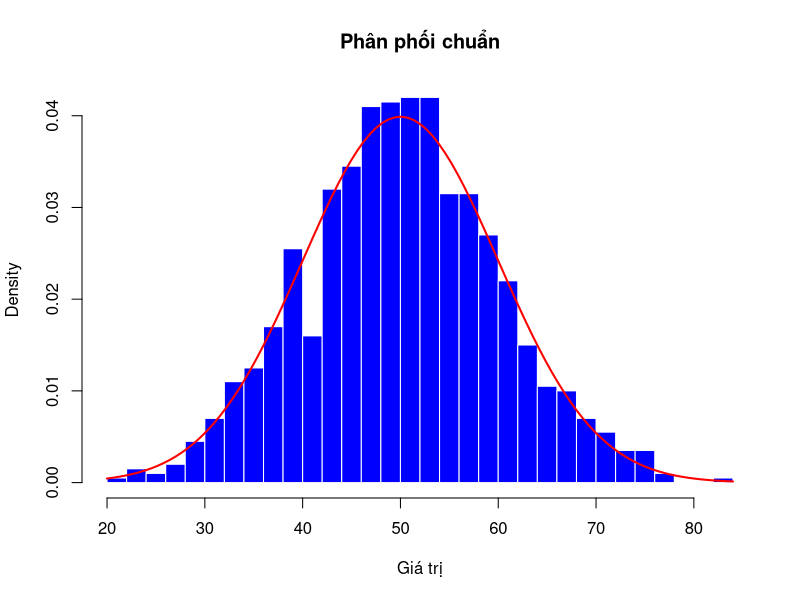
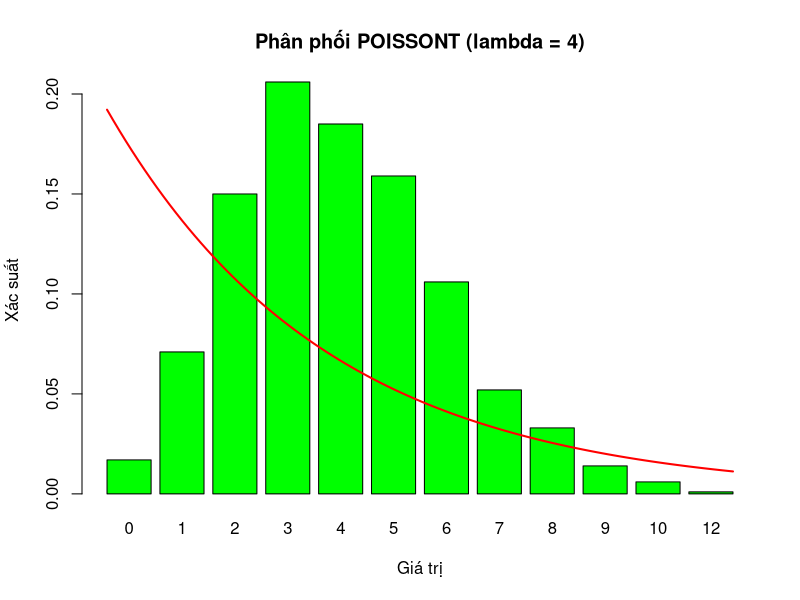
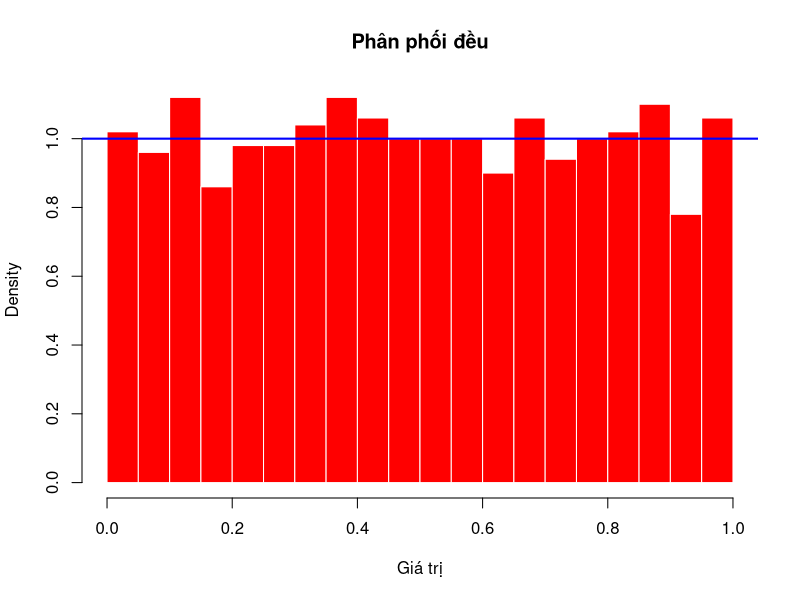
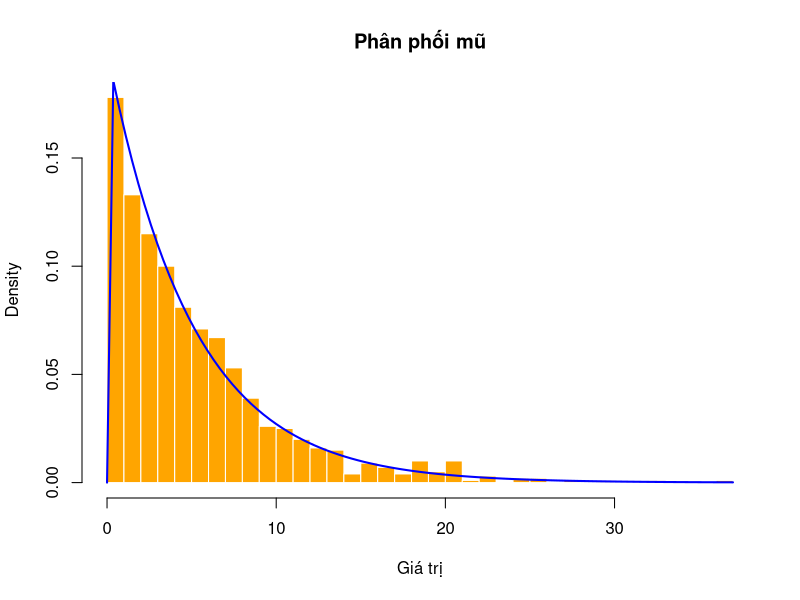

These figures' R source, in order:
# Phân phối xác suất

# 3.1 Các loại phân phối phổ biến
# 3.1.1 Phân phối chuẩn Normol Distribution

set.seed(123)
normal_sample <- rnorm(n=1000, mean=50, sd =10)

hist(normal_sample, breaks = 30, main = "Phân phối chuẩn",
     xlab = "Giá trị", col="blue", border="white",
     prob=TRUE)

# Thêm đường cong mật độ
curve(dnorm(x, mean=50, sd=10), col="red", lwd=2, add=TRUE)

# 3.1.2 Phân phối Poisson

set.seed(123)
poisson_sample <- rpois(1000, lambda=4)
barplot( table(poisson_sample) / length(poisson_sample),
         main = "Phân phối POISSONT (lambda = 4)",
         xlab = "Giá trị", ylab="Xác suất", col="green")
curve(dexp(x, rate=0.2), col="red", lwd=2, add=TRUE)

# 3.1.3. Phân phối đều (Uniform Distribution)
# Trong phân phối đều, tất cả các giá trị trong 
# khoảng có xác suất xuất hiện bằng nhau. 
# Nó được mô tả bởi hai tham số: 
# giá trị nhỏ nhất (min) và giá trị lớn nhất (max).
# Tạo mẫu từ phân phối đều
set.seed(123)
uniform_sample <- runif(n = 1000, min = 0, max = 1)

# Vẽ histogram
hist(uniform_sample, breaks = 30, main = "Phân phối đều",
     xlab = "Giá trị", col = "red", border = "white",
     prob = TRUE)

# Thêm đường lý thuyết
abline(h = 1, col = "blue", lwd = 2)


# 3.1.4. Phân phối mũ (Exponential Distribution)
# Phân phối mũ thường được sử dụng để mô tả thời
# gian giữa các sự kiện xảy ra theo quy luật mũ. 
# Nó được mô tả bởi một tham số: tỷ lệ (rate).
# Tạo mẫu từ phân phối mũ
set.seed(123)
exponential_sample <- rexp(n = 1000, rate = 0.2)

# Vẽ histogram
hist(exponential_sample, breaks = 30, main = "Phân phối mũ",
     xlab = "Giá trị", col = "orange", border = "white",
     prob = TRUE)

# Thêm đường lý thuyết
curve(dexp(x, rate = 0.2), col = "blue", lwd = 2, add = TRUE)

# Chọn Mẫu Ngẫu Nhiên
# Chọn mẫu ngẫu nhiên đóng một vai trò cực kỳ quan trọng trong nghiên cứu thống kê và phân tích dữ liệu. Đây là một phương pháp cần thiết để đảm bảo rằng mẫu được thu thập có khả năng đại diện chính xác cho tổng thể quần thể mà không gặp phải sự thiên lệ.
# Tạo một vector từ 1 đến 10
numbers <- 1:100

# Chọn 5 số ngẫu nhiên
random_sample <- sample(numbers, size = 5)
print("Mẫu ngẫu nhiên cơ bản:")
random_sample

# 4.3.2. Chọn mẫu với thay thế
# Khi chọn mẫu với thay thế, mỗi phần tử có thể được chọn nhiều lần:
random_sample <- sample(numbers, size = 5, )
print("Mẫu ngẫu nhiên cơ bản:")
random_sample

# 4.3.4. Chọn mẫu từ DataFrame
set.seed(123)
df <- data.frame(matrix(rnorm(20), nrow=10000))
df

# Chon ngẫu nhiên 5 hàng từ DataFrame
random_rows <- df[sample(nrow(df), 5), , drop = FALSE ]
print(random_rows)
                         

# Chọn ngẫu nhiên 5 dòng bằng cách lấy mẫu chỉ số hàng
set.seed(123)
random_indices <- sample(nrow(airquality), 5)
print("Các chỉ số hàng được chọn:")
print(random_indices)

# Lấy ra 5 dòng dựa trên chỉ số đã chọn, đặt drop=FALSE để đảm bảo kết quả vẫn là dataframe
random_rows <- airquality[random_indices, , drop = FALSE]
random_rows                                                                                                                                                                      